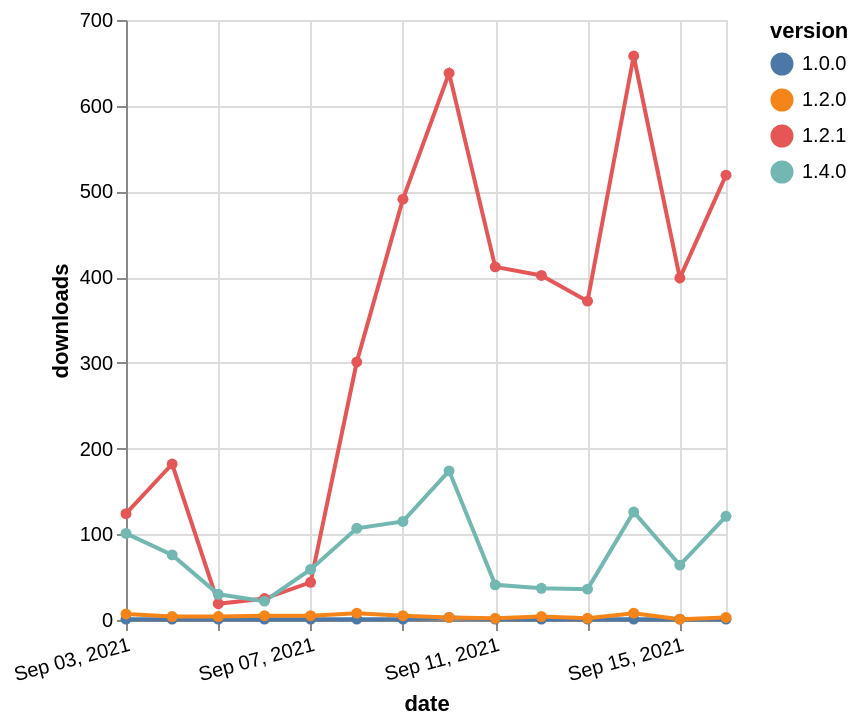

Vega-Lite specification stored for this chart:
### Vega-Lite specification from a JSON file in a GitHub repository (floating-point values rounded to 4 significant figures)
{"$schema": "https://vega.github.io/schema/vega-lite/v5.json", "description": "A simple bar chart with embedded data.", "data": {"values": [{"date": "2021-09-03", "total": 300, "delta": 1, "version": "1.0.0"}, {"date": "2021-09-04", "total": 301, "delta": 1, "version": "1.0.0"}, {"date": "2021-09-05", "total": 302, "delta": 1, "version": "1.0.0"}, {"date": "2021-09-06", "total": 303, "delta": 1, "version": "1.0.0"}, {"date": "2021-09-07", "total": 304, "delta": 1, "version": "1.0.0"}, {"date": "2021-09-08", "total": 305, "delta": 1, "version": "1.0.0"}, {"date": "2021-09-09", "total": 306, "delta": 1, "version": "1.0.0"}, {"date": "2021-09-10", "total": 309, "delta": 3, "version": "1.0.0"}, {"date": "2021-09-11", "total": 310, "delta": 1, "version": "1.0.0"}, {"date": "2021-09-12", "total": 311, "delta": 1, "version": "1.0.0"}, {"date": "2021-09-13", "total": 312, "delta": 1, "version": "1.0.0"}, {"date": "2021-09-14", "total": 313, "delta": 1, "version": "1.0.0"}, {"date": "2021-09-15", "total": 314, "delta": 1, "version": "1.0.0"}, {"date": "2021-09-16", "total": 315, "delta": 1, "version": "1.0.0"}, {"date": "2021-09-03", "total": 14938, "delta": 7, "version": "1.2.0"}, {"date": "2021-09-04", "total": 14942, "delta": 4, "version": "1.2.0"}, {"date": "2021-09-05", "total": 14946, "delta": 4, "version": "1.2.0"}, {"date": "2021-09-06", "total": 14951, "delta": 5, "version": "1.2.0"}, {"date": "2021-09-07", "total": 14956, "delta": 5, "version": "1.2.0"}, {"date": "2021-09-08", "total": 14964, "delta": 8, "version": "1.2.0"}, {"date": "2021-09-09", "total": 14969, "delta": 5, "version": "1.2.0"}, {"date": "2021-09-10", "total": 14972, "delta": 3, "version": "1.2.0"}, {"date": "2021-09-11", "total": 14974, "delta": 2, "version": "1.2.0"}, {"date": "2021-09-12", "total": 14978, "delta": 4, "version": "1.2.0"}, {"date": "2021-09-13", "total": 14980, "delta": 2, "version": "1.2.0"}, {"date": "2021-09-14", "total": 14988, "delta": 8, "version": "1.2.0"}, {"date": "2021-09-15", "total": 14989, "delta": 1, "version": "1.2.0"}, {"date": "2021-09-16", "total": 14992, "delta": 3, "version": "1.2.0"}, {"date": "2021-09-03", "total": 9982, "delta": 124, "version": "1.2.1"}, {"date": "2021-09-04", "total": 10164, "delta": 182, "version": "1.2.1"}, {"date": "2021-09-05", "total": 10183, "delta": 19, "version": "1.2.1"}, {"date": "2021-09-06", "total": 10208, "delta": 25, "version": "1.2.1"}, {"date": "2021-09-07", "total": 10252, "delta": 44, "version": "1.2.1"}, {"date": "2021-09-08", "total": 10553, "delta": 301, "version": "1.2.1"}, {"date": "2021-09-09", "total": 11044, "delta": 491, "version": "1.2.1"}, {"date": "2021-09-10", "total": 11682, "delta": 638, "version": "1.2.1"}, {"date": "2021-09-11", "total": 12094, "delta": 412, "version": "1.2.1"}, {"date": "2021-09-12", "total": 12496, "delta": 402, "version": "1.2.1"}, {"date": "2021-09-13", "total": 12868, "delta": 372, "version": "1.2.1"}, {"date": "2021-09-14", "total": 13526, "delta": 658, "version": "1.2.1"}, {"date": "2021-09-15", "total": 13925, "delta": 399, "version": "1.2.1"}, {"date": "2021-09-16", "total": 14444, "delta": 519, "version": "1.2.1"}, {"date": "2021-09-03", "total": 4759, "delta": 101, "version": "1.4.0"}, {"date": "2021-09-04", "total": 4835, "delta": 76, "version": "1.4.0"}, {"date": "2021-09-05", "total": 4865, "delta": 30, "version": "1.4.0"}, {"date": "2021-09-06", "total": 4887, "delta": 22, "version": "1.4.0"}, {"date": "2021-09-07", "total": 4946, "delta": 59, "version": "1.4.0"}, {"date": "2021-09-08", "total": 5053, "delta": 107, "version": "1.4.0"}, {"date": "2021-09-09", "total": 5168, "delta": 115, "version": "1.4.0"}, {"date": "2021-09-10", "total": 5342, "delta": 174, "version": "1.4.0"}, {"date": "2021-09-11", "total": 5383, "delta": 41, "version": "1.4.0"}, {"date": "2021-09-12", "total": 5420, "delta": 37, "version": "1.4.0"}, {"date": "2021-09-13", "total": 5456, "delta": 36, "version": "1.4.0"}, {"date": "2021-09-14", "total": 5582, "delta": 126, "version": "1.4.0"}, {"date": "2021-09-15", "total": 5646, "delta": 64, "version": "1.4.0"}, {"date": "2021-09-16", "total": 5767, "delta": 121, "version": "1.4.0"}]}, "width": "container", "mark": {"type": "line", "point": {"filled": true}}, "encoding": {"x": {"field": "date", "type": "temporal", "timeUnit": "yearmonthdate", "title": "date", "axis": {"labelAngle": -15}}, "y": {"field": "delta", "type": "quantitative", "title": "downloads"}, "color": {"field": "version", "type": "nominal"}, "tooltip": {"field": "delta"}}}
